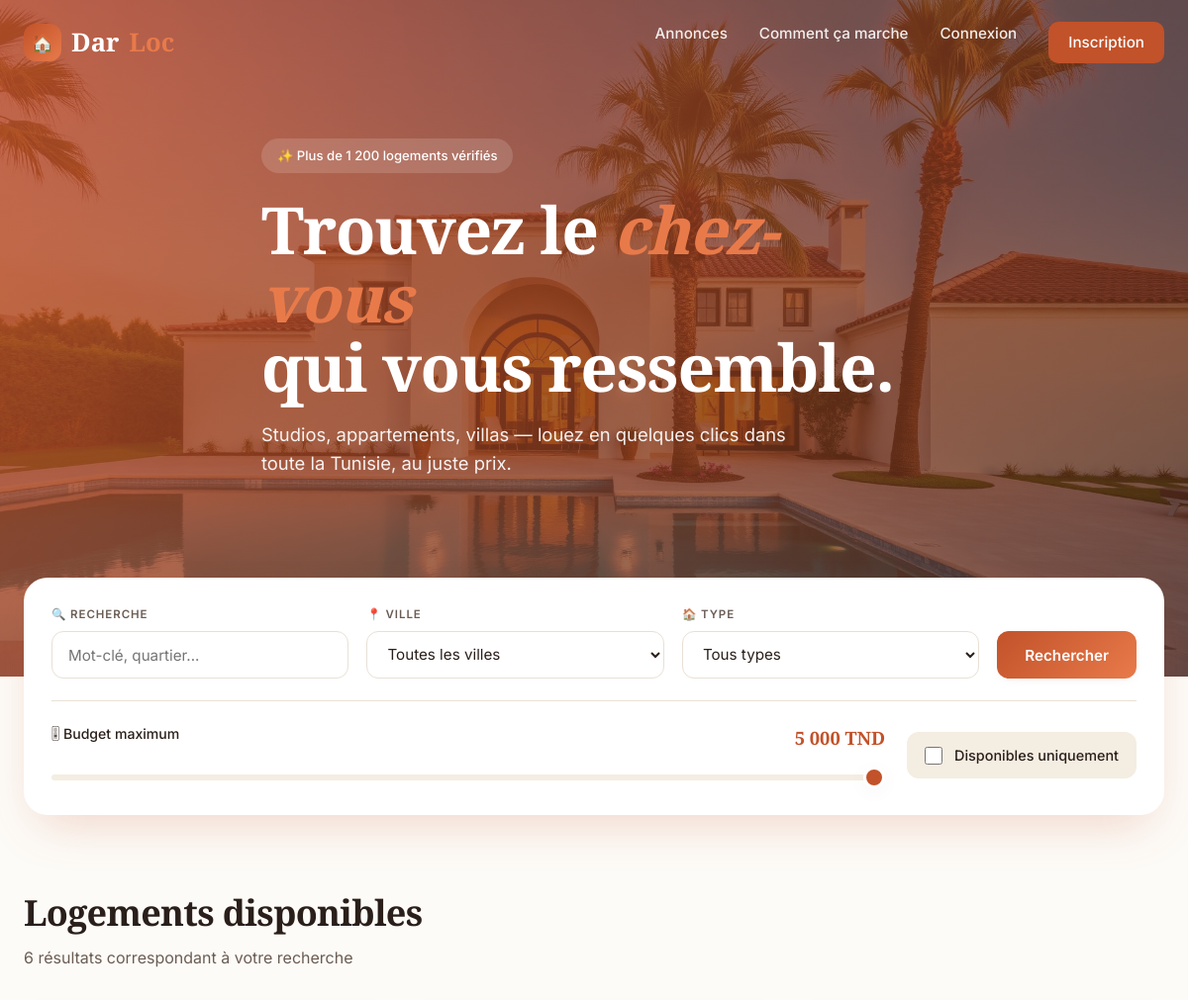
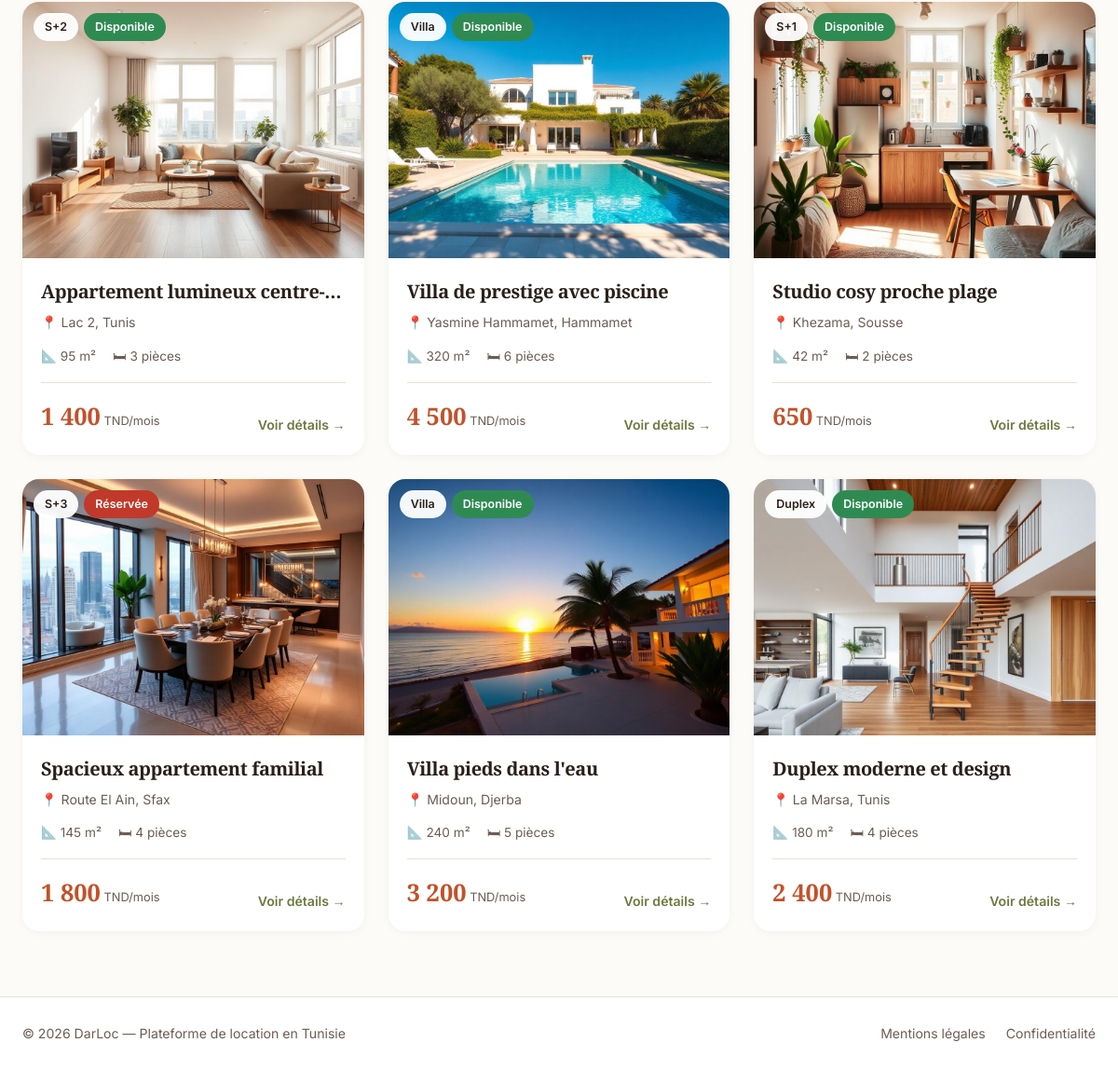
The page / on the database its author committed (2 pictures, top to bottom).
### tables this page shows
CREATE TABLE maisons (
    id INT AUTO_INCREMENT PRIMARY KEY,
    titre VARCHAR(200) NOT NULL,
    type ENUM('S+1','S+2','S+3','S+4','Villa','Duplex') NOT NULL,
    ville VARCHAR(100) NOT NULL,
    quartier VARCHAR(150) NOT NULL,
    adresse VARCHAR(255) NOT NULL,
    prix INT NOT NULL,
    surface INT NOT NULL,
    pieces INT NOT NULL,
    sdb INT NOT NULL DEFAULT 1,
    description TEXT NOT NULL,
    image VARCHAR(255) NOT NULL,
    disponible TINYINT(1) NOT NULL DEFAULT 1,
    created_at TIMESTAMP DEFAULT CURRENT_TIMESTAMP
);

### db.php (called while the page is built, shortened)
<?php
function isLogged() { return isset($_SESSION['user_id']); }
function e($s) { return htmlspecialchars($s ?? '', ENT_QUOTES, 'UTF-8'); }

### index.php (the view, shortened to what this page needs)
<?php
require_once __DIR__ . '/back/db.php';
$stmt = $pdo->query("SELECT * FROM maisons ORDER BY created_at DESC");
$maisons = $stmt->fetchAll();
?>
<!DOCTYPE html>
<html lang="fr">
<head>
  <link rel="stylesheet" href="css/style.css">
</head>
<body>
<header class="site-header">
  <div class="container nav-wrap">
    <a href="index.php" class="logo">
      <span class="logo-mark">🏠</span>
      Dar<span>Loc</span>
    </a>
    <nav class="main-nav">
      <a href="#listings">Annonces</a>
      <a href="#listings">Comment ça marche</a>
      <?php if (isLogged()): ?>
        <?php if (isAdmin()): ?>
          <a href="html/admin.php">Tableau de bord</a>
        <?php else: ?>
          <a href="html/mes-reservations.php">Mes réservations</a>
        <?php endif; ?>
        <a href="back/logout.php" class="btn-link">Déconnexion (<?= e($_SESSION['nom']) ?>)</a>
      <?php else: ?>
        <a href="html/login.php">Connexion</a>
        <a href="html/register.php" class="btn-link">Inscription</a>
      <?php endif; ?>
    </nav>
  </div>
</header>
<section class="hero">
  <div class="hero-bg" style="background-image:url('images/hero-villa.jpg');"></div>
  <div class="container hero-content">
    <span class="eyebrow">✨ Plus de 1 200 logements vérifiés</span>
    <h1>Trouvez le <em>chez-vous</em><br>qui vous ressemble.</h1>
    <p>Studios, appartements, villas — louez en quelques clics dans toute la Tunisie, au juste prix.</p>
  </div>
</section>
<div class="container">
  <form id="searchForm" class="search-card" autocomplete="off">
    <div class="filters-grid">
      <div class="field">
        <label for="q">🔍 Recherche</label>
        <input type="text" id="q" name="q" placeholder="Mot-clé, quartier...">
      </div>
      <div class="field">
        <label for="ville">📍 Ville</label>
        <select id="ville" name="ville">
          <option value="">Toutes les villes</option>
        </select>
      </div>
      <div class="field">
        <label for="type">🏠 Type</label>
        <select id="type" name="type">
          <option value="">Tous types</option>
        </select>
      </div>
      <button type="submit" class="btn">Rechercher</button>
    </div>
    <div class="advanced">
      <div class="range-wrap">
        <label>
          <span>🎚 Budget maximum</span>
          <strong id="maxPriceLabel">5 000 TND</strong>
        </label>
        <input type="range" id="maxPrice" name="maxPrice" min="500" max="5000" step="100" value="5000">
      </div>
      <label class="toggle">
        <input type="checkbox" id="onlyAvailable" name="onlyAvailable">
        Disponibles uniquement
      </label>
    </div>
  </form>
</div>
<section id="listings" class="listings">
  <div class="container">
    <div class="section-head">
      <div>
        <h2>Logements disponibles</h2>
        <p><span id="resultsCount"><?= count($maisons) ?> résultat<?= count($maisons) > 1 ? 's' : '' ?></span> correspondant à votre recherche</p>
      </div>
    </div>
    <div id="resultsGrid" class="grid">
      <?php foreach ($maisons as $m): ?>
        <article class="card" onclick="window.location.href='html/details.php?id=<?= $m['id'] ?>'">
          <div class="card-img">
            <img src="images/<?= e($m['image']) ?>" alt="<?= e($m['titre']) ?>" loading="lazy">
            <div class="badges">
              <span class="badge"><?= e($m['type']) ?></span>
              <span class="badge <?= $m['disponible'] ? 'green' : 'red' ?>">
                <?= $m['disponible'] ? 'Disponible' : 'Réservée' ?>
              </span>
            </div>
          </div>
          <div class="card-body">
            <h3><?= e($m['titre']) ?></h3>
            <div class="card-loc">📍 <?= e($m['quartier']) ?>, <?= e($m['ville']) ?></div>
            <div class="card-meta">
              <span>📐 <?= (int)$m['surface'] ?> m²</span>
              <span>🛏 <?= (int)$m['pieces'] ?> pièces</span>
            </div>
            <div class="card-foot">
              <div class="price"><?= number_format($m['prix'], 0, ',', ' ') ?><small> TND/mois</small></div>
              <span class="see-more">Voir détails →</span>
            </div>
          </div>
        </article>
      <?php endforeach; ?>
    </div>
  </div>
</section>
<footer class="site-footer">
  <div class="container foot-wrap">
    <span>© 2026 DarLoc — Plateforme de location en Tunisie</span>
    <div class="links">
      <a href="#">Mentions légales</a>
      <a href="#">Confidentialité</a>
    </div>
  </div>
</footer>
</body>
</html>

### rows shown on the page
maisons: image (picture), type "S+2", disponible "Disponible", titre "Appartement…", quartier "Lac 2", ville "Tunis", surface "95", pieces "3", prix "1 400"
maisons: image (picture), type "Villa", disponible "Disponible", titre "Villa de prestige avec piscine", quartier "Yasmine Hammamet", ville "Hammamet", surface "320", pieces "6", prix "4 500"
maisons: image (picture), type "S+1", disponible "Disponible", titre "Studio cosy proche plage", quartier "Khezama", ville "Sousse", surface "42", pieces "2", prix "650"
maisons: image (picture), type "S+3", disponible "Réservée", titre "Spacieux appartement familial", quartier "Route El Ain", ville "Sfax", surface "145", pieces "4", prix "1 800"
maisons: image (picture), type "Villa", disponible "Disponible", titre "Villa pieds dans l'eau", quartier "Midoun", ville "Djerba", surface "240", pieces "5", prix "3 200"
maisons: image (picture), type "Duplex", disponible "Disponible", titre "Duplex moderne et design", quartier "La Marsa", ville "Tunis", surface "180", pieces "4", prix "2 400"

### other values the page prints
count($maisons) "6"
